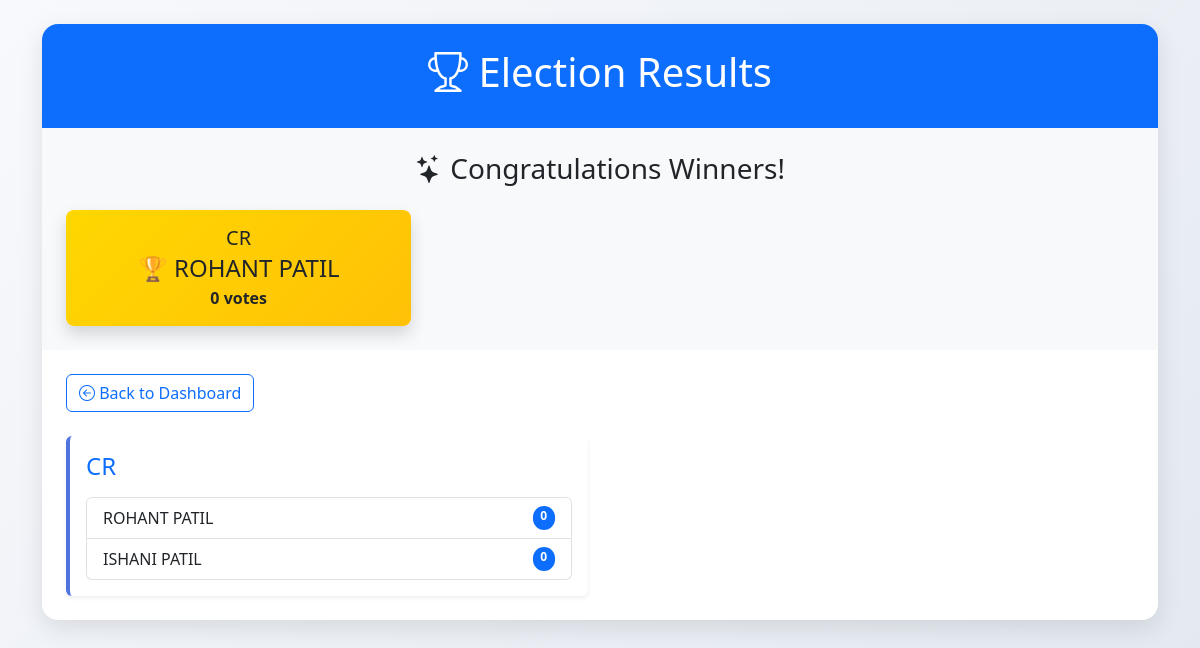
The app's page /results.php with its own data.
### tables this page shows
CREATE TABLE `candidates` (
  `student_id` varchar(20) NOT NULL,
  `name` varchar(100) DEFAULT NULL,
  `position` varchar(100) DEFAULT NULL,
  `semester` varchar(200) NOT NULL,
  `division` varchar(200) NOT NULL,
  `votes` int(11) DEFAULT 0,
  `password` varchar(255) NOT NULL,
  `image_path` varchar(255) NOT NULL
);

### results.php (the view, shortened to what this page needs)
<?php
include 'db.php';
$positions = $conn->query("SELECT DISTINCT position FROM candidates ORDER BY position")->fetch_all(MYSQLI_ASSOC);
$winners = [];
foreach ($positions as $pos) {
    $winner = $conn->query("SELECT * FROM candidates WHERE position = '{$pos['position']}' ORDER BY votes DESC LIMIT 1")->fetch_assoc();
    if ($winner) $winners[] = $winner;
}
?>
<!DOCTYPE html>
<html lang="en">
<head>
    <link href="https://cdn.jsdelivr.net/npm/bootstrap@5.3.0/dist/css/bootstrap.min.css" rel="stylesheet">
    <link rel="stylesheet" href="https://cdn.jsdelivr.net/npm/bootstrap-icons@1.10.0/font/bootstrap-icons.css">
</head>
<body class="py-4">
    <div class="container">
        <div class="results-card mx-auto overflow-hidden">
            <div class="p-4 text-center bg-primary text-white">
                <h1><i class="bi bi-trophy"></i> Election Results</h1>
            </div>
            <?php if (!empty($winners)): ?>
            <div class="p-4 bg-light">
                <h3 class="text-center mb-4"><i class="bi bi-stars"></i> Congratulations Winners!</h3>
                <div class="row g-3">
                    <?php foreach ($winners as $w): ?>
                    <div class="col-md-4">
                        <div class="winner-card p-3 text-center shadow">
                            <h5 class="mb-1"><?= htmlspecialchars($w['position']) ?></h5>
                            <h4 class="mb-1">🏆 <?= htmlspecialchars($w['name']) ?></h4>
                            <div class="text-dark fw-bold"><?= $w['votes'] ?> votes</div>
                        </div>
                    </div>
                    <?php endforeach; ?>
                </div>
            </div>
            <?php endif; ?>
            <div class="p-4">
                <a href="admin_dashboard.php" class="btn btn-outline-primary mb-4">
                    <i class="bi bi-arrow-left-circle"></i> Back to Dashboard
                </a>
                <?php if (empty($positions)): ?>
                    <div class="alert alert-info">No election data found</div>
                <?php else: ?>
                    <div class="row g-4">
                        <?php foreach ($positions as $pos):
                            $candidates = $conn->query("SELECT * FROM candidates WHERE position = '{$pos['position']}' ORDER BY votes DESC")->fetch_all(MYSQLI_ASSOC);
                        ?>
                        <div class="col-md-6">
                            <div class="position-card p-3 bg-white rounded shadow-sm">
                                <h4 class="text-primary mb-3"><?= htmlspecialchars($pos['position']) ?></h4>
                                <div class="list-group">
                                    <?php foreach ($candidates as $c): ?>
                                    <div class="list-group-item d-flex justify-content-between">
                                        <?= htmlspecialchars($c['name']) ?>
                                        <span class="badge bg-primary rounded-pill"><?= $c['votes'] ?></span>
                                    </div>
                                    <?php endforeach; ?>
                                </div>
                            </div>
                        </div>
                        <?php endforeach; ?>
                    </div>
                <?php endif; ?>
            </div>
        </div>
    </div>
</body>
</html>

### results.php (style rules this page uses)
:root { --primary: #4e73df; --success: #1cc88a; --gold: #ffd700; }
body { background: linear-gradient(135deg, #f8f9fc 0%, #e2e8f0 100%); min-height: 100vh; }
.results-card { background: white; border-radius: 1rem; box-shadow: 0 0.5rem 1.5rem rgba(0,0,0,0.1); }
.winner-card { background: linear-gradient(135deg, var(--gold) 0%, #ffc107 100%); border-radius: 0.5rem; }
.position-card { border-left: 4px solid var(--primary); transition: transform 0.3s; }

### records on screen
candidates: position "CR", name "ROHANT PATIL", votes "0"
candidates: name "ISHANI PATIL", votes "0"

### other values on screen
$pos['position'] "CR"
